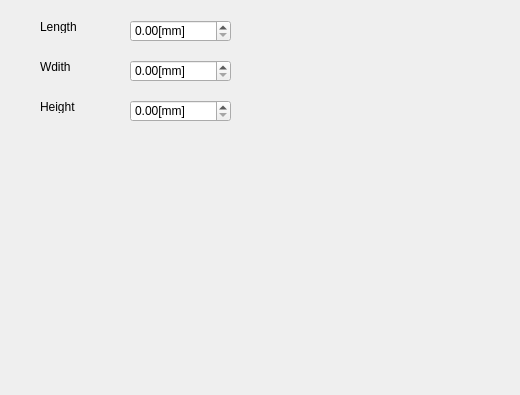
<?xml version="1.0" encoding="UTF-8"?>
<ui version="4.0">
 <class>Dialog</class>
 <widget class="QDialog" name="Dialog">
  <property name="geometry">
   <rect>
    <x>0</x>
    <y>0</y>
    <width>520</width>
    <height>395</height>
   </rect>
  </property>
  <property name="windowTitle">
   <string>Dialog</string>
  </property>
  <widget class="QLabel" name="label">
   <property name="geometry">
    <rect>
     <x>40</x>
     <y>20</y>
     <width>47</width>
     <height>13</height>
    </rect>
   </property>
   <property name="text">
    <string>Length</string>
   </property>
  </widget>
  <widget class="QLabel" name="label_2">
   <property name="geometry">
    <rect>
     <x>40</x>
     <y>60</y>
     <width>47</width>
     <height>13</height>
    </rect>
   </property>
   <property name="text">
    <string>Wdith</string>
   </property>
  </widget>
  <widget class="QLabel" name="label_3">
   <property name="geometry">
    <rect>
     <x>40</x>
     <y>100</y>
     <width>47</width>
     <height>13</height>
    </rect>
   </property>
   <property name="text">
    <string>Height</string>
   </property>
  </widget>
  <widget class="QDoubleSpinBox" name="BoxLength">
   <property name="geometry">
    <rect>
     <x>130</x>
     <y>20</y>
     <width>101</width>
     <height>22</height>
    </rect>
   </property>
   <property name="suffix">
    <string>[mm]</string>
   </property>
  </widget>
  <widget class="QDoubleSpinBox" name="BoxWidth">
   <property name="geometry">
    <rect>
     <x>130</x>
     <y>60</y>
     <width>101</width>
     <height>22</height>
    </rect>
   </property>
   <property name="suffix">
    <string>[mm]</string>
   </property>
  </widget>
  <widget class="QDoubleSpinBox" name="BoxHeight">
   <property name="geometry">
    <rect>
     <x>130</x>
     <y>100</y>
     <width>101</width>
     <height>22</height>
    </rect>
   </property>
   <property name="suffix">
    <string>[mm]</string>
   </property>
  </widget>
 </widget>
 <resources/>
 <connections/>
</ui>
